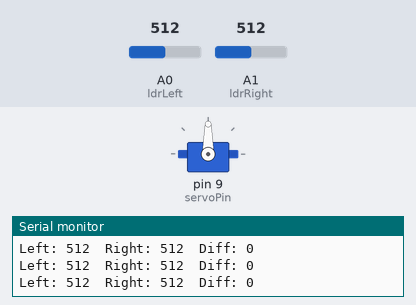
Simulated run of this sketch. Board: Arduino Uno, built with avr-gcc and run on an emulated ATmega328P. Shown: servo, the last lines printed to the serial monitor. Inputs (shaded band) come from the test bench; at power-on: A0 (ldrLeft) = 512, A1 (ldrRight) = 512.

Above: at 1.2 s.
1.3 s: A0 (ldrLeft) set to 539
At 1.86 s:
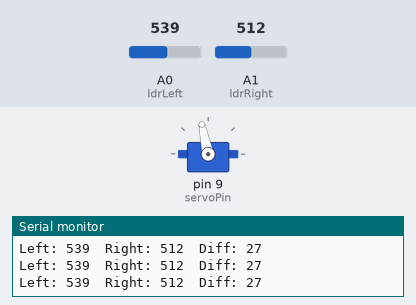
4.3 s: A0 (ldrLeft) set to 511
At 4.3 s:
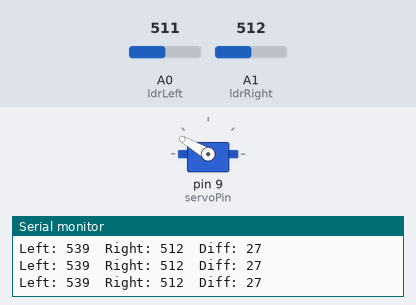
5.8 s: A1 (ldrRight) set to 490
At 8.4 s:
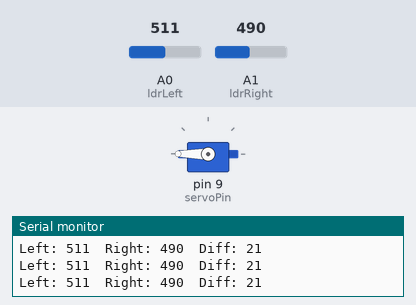
8.8 s: A1 (ldrRight) set to 716
At 9.43 s:
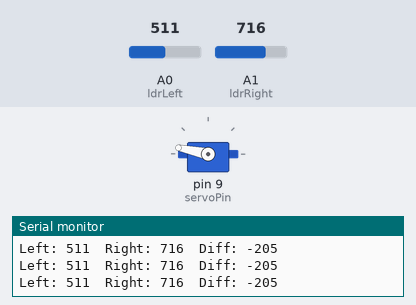
11.8 s: A1 (ldrRight) set to 511
At 11.8 s:
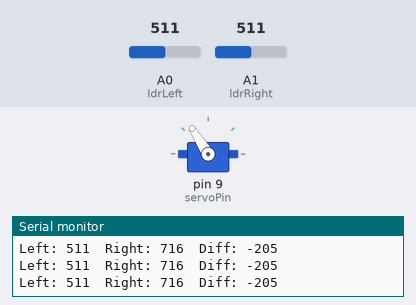
13.3 s: A0 (ldrLeft) set to 306
At 15.49 s:
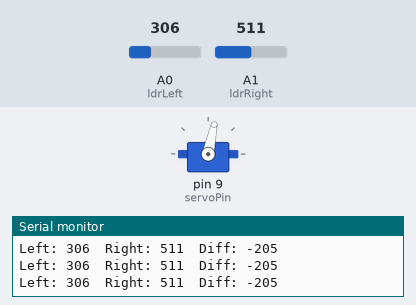
Timing chart, 0 to 19.0 s (numbered marks = the images above; inputs shaded):
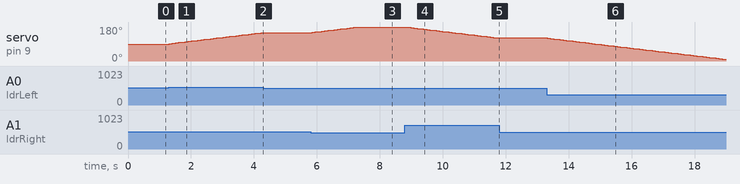

Measured:
- the behaviour switches between 522 and 523 on A0 (ldrLeft) (found by bisection; images 0 and 1)
- the behaviour switches between 501 and 500 on A1 (ldrRight) (found by bisection; images 2 and 3)
- after the input at 1.3 s, servo on pin 9 (servoPin): moves from 90° to 150° over 2.9 s, starting at once
- after the input at 4.3 s, servo on pin 9 (servoPin): stays 150° (without the input it goes to 152° after 0.04 s)
- after the input at 5.8 s, servo on pin 9 (servoPin): moves from 150° to 180° over 1.4 s, starting after 0.05 s
- after the input at 8.8 s, servo on pin 9 (servoPin): moves from 180° to 122° over 2.8 s, starting after 0.08 s
- after the input at 11.8 s, servo on pin 9 (servoPin): stays 122° (without the input it goes to 120° after 0.01 s)
- after the input at 13.3 s, servo on pin 9 (servoPin): moves from 122° to 8° over 5.7 s, starting at once

The sketch:

ats_Program.ino
```cpp
#include <Servo.h>

Servo myServo;  // Create Servo object

int ldrLeft = A0;  // LDR 1 (Left)
int ldrRight = A1; // LDR 2 (Right)
int servoPin = 9;  // Servo motor connected to pin 9

int pos = 90; // Initial servo position at center (90 degrees)
int threshold = 10; // Threshold difference to move servo

void setup() {
    myServo.attach(servoPin);  // Attach the servo
    myServo.write(pos);  // Set initial position
    pinMode(ldrLeft, INPUT);
    pinMode(ldrRight, INPUT);
    Serial.begin(9600);
}

void loop() {
    int leftValue = analogRead(ldrLeft);  // Read LDR 1
    int rightValue = analogRead(ldrRight); // Read LDR 2

    int diff = leftValue - rightValue; // Calculate difference

    Serial.print("Left: "); Serial.print(leftValue);
    Serial.print("  Right: "); Serial.print(rightValue);
    Serial.print("  Diff: "); Serial.println(diff);

    if (diff > threshold) { // If left side is brighter
        if (pos < 180) {
            pos += 2;  // Move servo right
        }
    }
    else if (diff < -threshold) { // If right side is brighter
        if (pos > 0) {
            pos -= 2;  // Move servo left
        }
    }

    myServo.write(pos);  // Move servo to new position
    delay(100); // Small delay for stability
}
```
